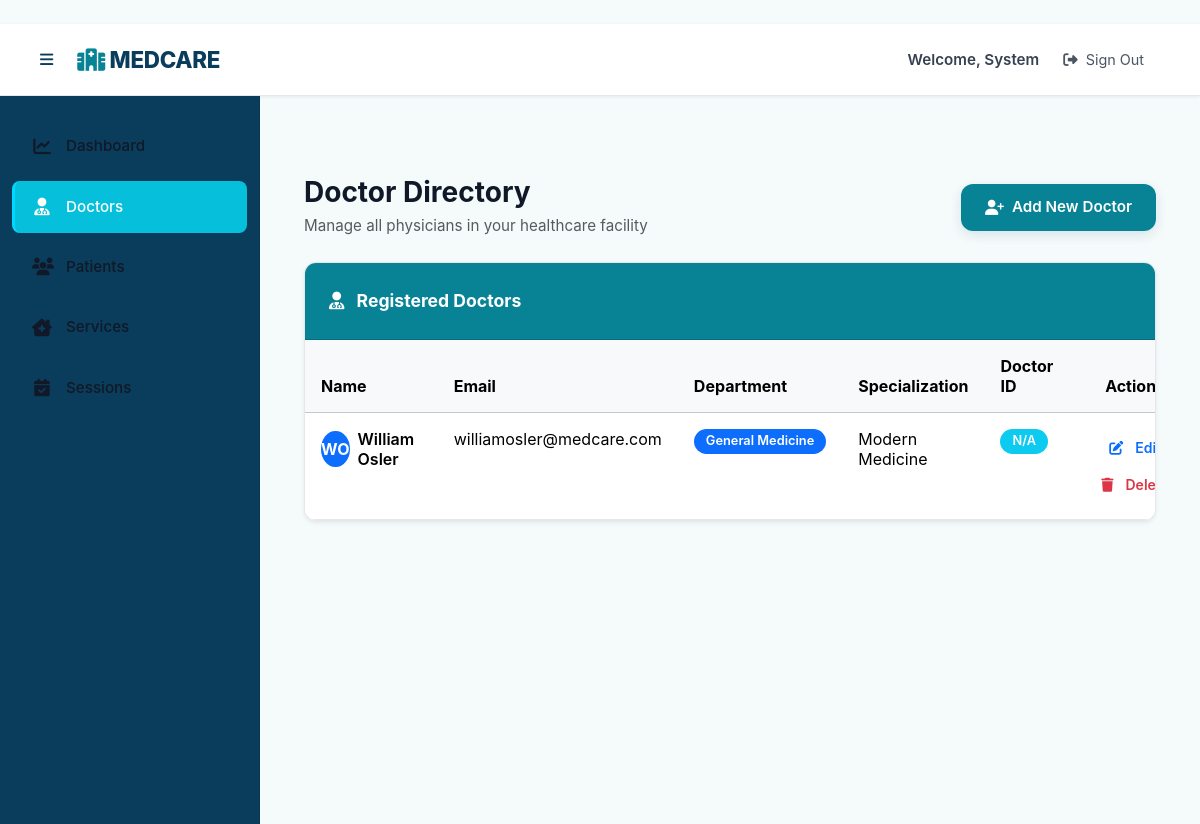
Page /governance/providers (signed in) on the committed database.
### models.py (models this page shows, shortened)
class Account(db.Model, UserMixin):
    __tablename__ = "account"
    account_id = db.Column(db.Integer, primary_key=True)
    email_address = db.Column(db.String(120), unique=True, nullable=False)
    credential_hash = db.Column(db.String(255))
    given_name = db.Column(db.String(80))
    surname = db.Column(db.String(80))
    tier_id = db.Column(db.Integer, db.ForeignKey("access_level.tier_id"))
    is_enabled = db.Column(db.Boolean, default=True)
    created_on = db.Column(db.DateTime, default=datetime.utcnow)
    access_tier = db.relationship("AccessLevel")
    @property
    def full_name(self):
        return f"{self.given_name or ''} {self.surname or ''}".strip()

class Provider(db.Model):
    __tablename__ = "provider"
    provider_id = db.Column(db.Integer, db.ForeignKey("account.account_id"), primary_key=True)
    clinic_id = db.Column(db.Integer, db.ForeignKey("clinic.clinic_id"))
    expertise = db.Column(db.String(120))
    biography = db.Column(db.Text)
    doctor_unique_id = db.Column(db.String(32), unique=True, nullable=True)
    account_link = db.relationship(
        "Account",
        backref=db.backref("provider_profile", uselist=False)
    )
    clinic_link = db.relationship("Clinic")

class Clinic(db.Model):
    __tablename__ = "clinic"
    clinic_id = db.Column(db.Integer, primary_key=True)
    clinic_title = db.Column(db.String(120), unique=True, nullable=False)
    clinic_notes = db.Column(db.Text)

### routes/governance.py (the view)
@governance_bp.route('/providers')
@login_required
@administrator_only
def list_providers():
    providers = Provider.query.all()
    return render_template('governance/providers_list.html', providers=providers)

### app.py (called while the page is built)
@login_mgr.user_loader
def load_user(user_id):
    try:
        return Account.query.get(int(user_id))
    except:
        return None

### routes/governance.py (called while the page is built)
def administrator_only(fn):
    @wraps(fn)
    def decorated(*args, **kwargs):
        if not current_user.is_authenticated or current_user.access_tier.tier_name != 'admin':
            flash('Administrative access required.', 'error')
            return redirect(url_for('home'))
        return fn(*args, **kwargs)
    return decorated

### templates/governance/providers_list.html (shortened to what this page needs)
{% extends "base.html" %}
{% block content %}
<div class="container py-4">
  <div class="d-flex justify-content-between align-items-center mb-4">
    <div>
      <h1 class="h3 fw-bold text-navy mb-1">Doctor Directory</h1>
      <p class="text-muted mb-0">Manage all physicians in your healthcare facility</p>
    </div>
    <a href="{{ url_for('governance.create_provider') }}" class="btn btn-primary d-flex align-items-center gap-2">
      <i class="fas fa-user-plus"></i> Add New Doctor
    </a>
  </div>
  {% if providers %}
  <div class="card shadow-sm">
    <div class="card-header">
      <i class="fas fa-user-md me-2"></i> Registered Doctors
    </div>
    <div class="card-body p-0">
      <table class="table table-hover mb-0">
        <thead class="table-light">
          <tr>
            <th>Name</th>
            <th>Email</th>
            <th>Department</th>
            <th>Specialization</th>
            <th>Doctor ID</th>
            <th class="text-center">Actions</th>
          </tr>
        </thead>
        <tbody>
          {% for provider in providers %}
          <tr>
            <td>
              <div class="d-flex align-items-center gap-2">
                <div class="rounded-circle bg-primary text-white d-flex align-items-center justify-content-center fw-bold" style="width: 36px; height: 36px;">
                  {{ provider.account_link.given_name[0] }}{{ provider.account_link.surname[0] }}
                </div>
                <span class="fw-semibold text-gray-900">{{ provider.account_link.full_name }}</span>
              </div>
            </td>
            <td class="text-gray-700">{{ provider.account_link.email_address }}</td>
            <td>
              <span class="badge bg-primary">{{ provider.clinic_link.clinic_title if provider.clinic_link else 'N/A' }}</span>
            </td>
            <td class="text-gray-700">{{ provider.expertise or 'General Practice' }}</td>
            <td>
              <span class="badge bg-info">{{ provider.doctor_unique_id or 'N/A' }}</span>
            </td>
            <td class="text-center">
              <a href="{{ url_for('governance.edit_provider', provider_id=provider.provider_id) }}" class="btn btn-sm btn-outline-primary" title="Edit">
                <i class="fas fa-edit me-1"></i> Edit
              </a>
              <form method="POST" action="{{ url_for('governance.delete_provider', provider_id=provider.provider_id) }}" style="display: inline;"
                    onsubmit="return confirm('Delete {{ provider.account_link.full_name }}? This cannot be undone.');">
                <button type="submit" class="btn btn-sm btn-outline-danger" title="Delete">
                  <i class="fas fa-trash me-1"></i> Delete
                </button>
              </form>
            </td>
          </tr>
          {% endfor %}
        </tbody>
      </table>
    </div>
  </div>
  {% endif %}
</div>
{% endblock %}

### templates/base.html (shortened to what this page needs)
﻿<!doctype html>
<html lang="en">
  <head>
    <link href="https://cdn.jsdelivr.net/npm/bootstrap@5.3.2/dist/css/bootstrap.min.css" rel="stylesheet">
    <link rel="stylesheet" href="https://cdnjs.cloudflare.com/ajax/libs/font-awesome/6.4.0/css/all.min.css">
    <link rel="stylesheet" href="{{ url_for('static', filename='style.css') }}">
  </head>
  <body class="app-body">
    <div class="app-layout">
      <nav class="app-navbar">
        <div class="navbar-content d-flex justify-content-between align-items-center px-3">
          <div class="navbar-brand-section d-flex align-items-center">
            <button class="sidebar-toggle btn btn-link p-0 me-2" id="sidebarToggle" aria-label="Toggle sidebar">
              <i class="fas fa-bars"></i>
            </button>
            <a href="{{ url_for('home') }}" class="navbar-brand">
              <i class="fas fa-hospital"></i> MEDCARE
            </a>
          </div>
          <div class="navbar-user-section">
            {% if current_user.is_authenticated %}
              <div class="user-info d-flex align-items-center gap-2">
                <span class="user-greeting">Welcome, {{ current_user.given_name or 'User' }}</span>
                <a href="{{ url_for('identity.signout') }}" class="navbar-link">
                  <i class="fas fa-sign-out-alt"></i> Sign Out
                </a>
              </div>
            {% else %}
              <a href="{{ url_for('identity.signin') }}" class="navbar-link">
                <i class="fas fa-sign-in-alt"></i> Sign In
              </a>
            {% endif %}
          </div>
        </div>
      </nav>
      <div class="app-container d-flex">
        {% if current_user.is_authenticated %}
        <aside class="app-sidebar" id="appSidebar">
          <nav class="sidebar-menu d-flex flex-column">
            {% if current_user.access_tier.tier_name == 'admin' %}
              <a href="{{ url_for('governance.hub') }}" class="sidebar-item {% if request.endpoint == 'governance.hub' %}active{% endif %}">
                <i class="fas fa-chart-line"></i><span class="item-text">Dashboard</span>
              </a>
              <a href="{{ url_for('governance.list_providers') }}" class="sidebar-item {% if request.endpoint == 'governance.list_providers' %}active{% endif %}">
                <i class="fas fa-user-md"></i><span class="item-text">Doctors</span>
              </a>
              <a href="{{ url_for('governance.list_recipients') }}" class="sidebar-item {% if request.endpoint == 'governance.list_recipients' %}active{% endif %}">
                <i class="fas fa-users"></i><span class="item-text">Patients</span>
              </a>
              <a href="{{ url_for('governance.list_clinics') }}" class="sidebar-item {% if request.endpoint == 'governance.list_clinics' %}active{% endif %}">
                <i class="fas fa-clinic-medical"></i><span class="item-text">Services</span>
              </a>
              <a href="{{ url_for('governance.list_sessions') }}" class="sidebar-item {% if request.endpoint == 'governance.list_sessions' %}active{% endif %}">
                <i class="fas fa-calendar-check"></i><span class="item-text">Sessions</span>
              </a>
            {% endif %}
          </nav>
        </aside>
        {% endif %}
        <main class="app-main flex-grow-1">
          <div class="page-content">
            {% block content %}{% endblock %}
          </div>
        </main>
      </div>
    </div>
  </body>
</html>

### rows in the picture
Account: given_name "System"
Provider: account_link "W", account_link "O", account_link.full_name "William Osler", account_link.email_address "williamosler@medcare.com", clinic_link "General Medicine", expertise "Modern Medicine", doctor_unique_id "N/A"
